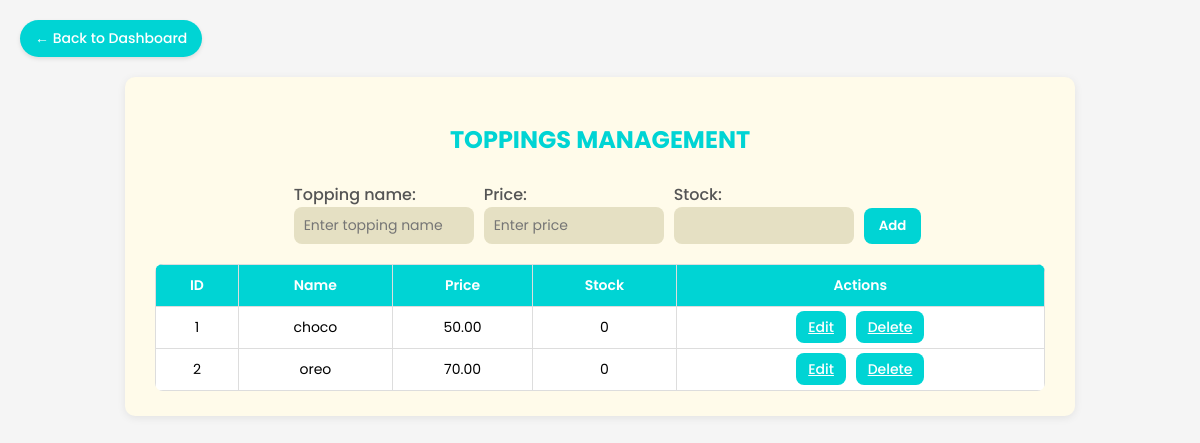
The page /toppings/ on the database as committed earlier.
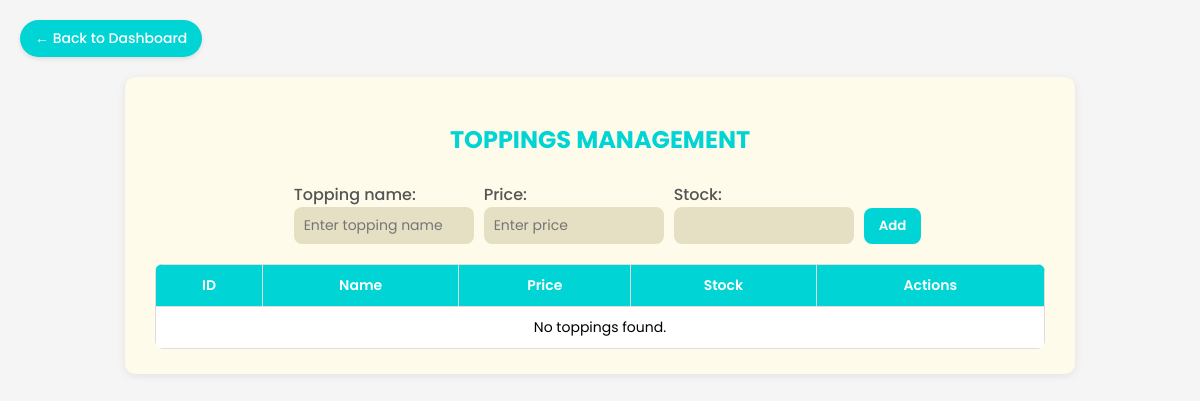
The same page on the database as committed later.
### dashboard/models.py (models this page shows, shortened)
class Topping(models.Model):
    name = models.CharField(max_length=100)
    price = models.DecimalField(max_digits=6, decimal_places=2)
    stock = models.PositiveIntegerField(default=0)
    is_available = models.BooleanField(default=True)
    created_at = models.DateTimeField(auto_now_add=True)

### dashboard/views.py (the view, shortened to what this page needs)
# urls.py: path('toppings/', views.toppings, name='toppings'),
def toppings(request, topping_id=None):
    topping_to_edit = None
    if topping_id:
        topping_to_edit = get_object_or_404(Topping, id=topping_id)
    all_toppings = Topping.objects.all()
    return render(request, 'dashboard/toppings.html', {
        'toppings': all_toppings,
        'topping_to_edit': topping_to_edit
    })

### dashboard/templates/dashboard/toppings.html (shortened to what this page needs)
{% load static %}
<!DOCTYPE html>
<html lang="en">
<head>
  <link rel="stylesheet" href="{% static 'css/toppings.css' %}">
</head>
<body style="font-family: 'Poppins', sans-serif;">
<a href="{% url 'home' %}" class="back-btn">← Back to Dashboard</a>
<div class="container">
  <h2>TOPPINGS MANAGEMENT</h2>
  <div class="form-section">
    <form method="POST">
      <div style="display: flex; gap: 10px; align-items: flex-end;">
        <div style="display: flex; flex-direction: column;">
          <label>Topping name:</label>
          <input type="text" name="name" value="{{ topping_to_edit.name|default_if_none:'' }}" placeholder="Enter topping name" required>
        </div>
        <div style="display: flex; flex-direction: column;">
          <label>Price:</label>
          <input type="text" name="price" value="{{ topping_to_edit.price|default_if_none:'' }}" placeholder="Enter price" required>
        </div>
        <div style="display: flex; flex-direction: column;">
          <label>Stock:</label>
          <input type="number" name="stock" value="{{ topping_to_edit.stock|default_if_none:0 }}" min="0" required>
        </div>
        <div>
          <button type="submit" class="add-btn">
            {% if topping_to_edit %}Update{% else %}Add{% endif %}
          </button>
        </div>
      </div>
    </form>
  </div>
  <table>
    <thead>
      <tr>
        <th>ID</th>
        <th>Name</th>
        <th>Price</th>
        <th>Stock</th>
        <th>Actions</th>
      </tr>
    </thead>
    <tbody>
      {% for topping in toppings %}
      <tr>
        <td>{{ topping.id }}</td>
        <td>{{ topping.name }}</td>
        <td>{{ topping.price }}</td>
        <td>{{ topping.stock }}</td>
        <td>
          <a href="{% url 'update_topping' topping.id %}" class="action-btn edit-btn">Edit</a>
          <a href="{% url 'delete_topping' topping.id %}" class="action-btn delete-btn">Delete</a>
        </td>
      </tr>
      {% empty %}
      <tr><td colspan="5">No toppings found.</td></tr>
      {% endfor %}
    </tbody>
  </table>
</div>
</body>
</html>

### dashboard/static/css/toppings.css (style rules this page uses)
* { font-family: 'Poppins', sans-serif; box-sizing: border-box; }
body { background-color: #f5f5f5; margin: 0; padding: 0; }
.back-btn { display: inline-flex; align-items: center; gap: 6px; background-color: #00d4d4; border: none; border-radius: 20px; padding: 8px 15px; color: white; cursor: pointer; margin: 20px; font-size: 14px; font-weight: 500; box-shadow: 0 2px 4px rgba(0,0,0,0.1); text-decoration: none; }
.container { background-color: #fffbea; max-width: 950px; margin: 0 auto; padding: 25px 30px; border-radius: 10px; box-shadow: 0 2px 8px rgba(0, 0, 0, 0.08); }
h2 { text-align: center; color: #00d4d4; font-weight: 700; margin-bottom: 25px; }
.form-section { display: flex; justify-content: center; align-items: flex-end; gap: 15px; flex-wrap: wrap; margin-bottom: 20px; }
label { font-weight: 500; color: #555; }
input { padding: 8px 10px; border-radius: 8px; border: none; background-color: #e5e0c3; font-size: 14px; width: 180px; }
.add-btn { background-color: #00d4d4; border: none; border-radius: 8px; padding: 8px 15px; color: white; font-weight: 600; cursor: pointer; transition: background 0.2s; }
table { width: 100%; border-collapse: collapse; background-color: white; font-size: 14px; border-radius: 8px; overflow: hidden; }
th, td { border: 1px solid #ddd; padding: 10px; text-align: center; }
th { background-color: #00d4d4; color: white; font-weight: 600; }

Rows that differ between the two databases and show on the page:
removed Topping: id "1", name "choco", price "50.00", stock "0"
removed Topping: id "2", name "oreo", price "70.00", stock "0"
Other text that changed with them:
text now shown: "No toppings found."
